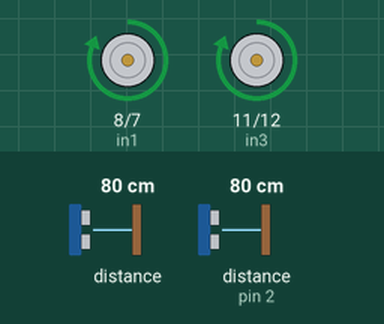
Simulated run of this sketch. Board: Arduino Uno, built with avr-gcc and run on an emulated ATmega328P. Parts: motor-driver pin pairs drawn as motors (green arrow = first pin HIGH = forward, orange = second pin HIGH = backward, longer = more drive, scaled by the enable pin). Wiring (inferred from the names in the program): 2 × ultrasonic range finder: trigger pin 1, echo pin 0 / trigger pin 3, echo pin 2. The test bench sets the inputs (shaded band); at power-on: distance to the obstacle 80 cm, distance to the obstacle (sensor on pin 2) 80 cm. The echo pulse lasts 58.3 µs per cm.

Above: at 0.1 s.
At 2.1 s:
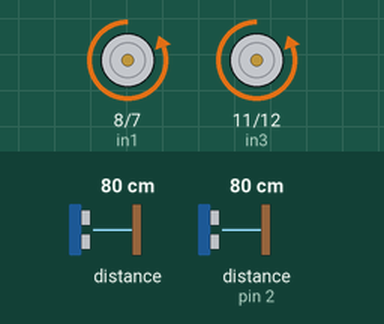
At 4.1 s:
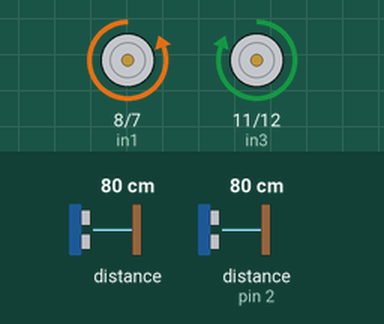
At 5.1 s:
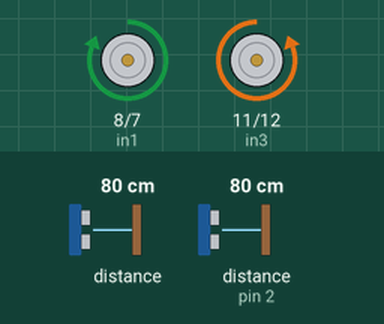
Timing chart, 0 to 6.6 s (numbered marks = the images above):
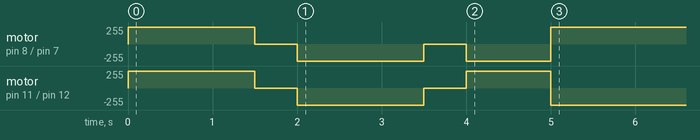

The sketch:

task3_code.ino
```cpp
// For Ultrasonic sensors
int ultrasonic1_ECHO = 0;
int ultrasonic1_TRIG = 1;

int ultrasonic2_ECHO = 2;
int ultrasonic2_TRIG = 3;

// For motors
int enA = 9;  // speed control pin for motor A
int in1 = 8;
int in2 = 7;

int enB = 10;  // speed control pin for motor B
int in3 = 11;
int in4 = 12;

void setup() {
  // Ultrasonic sensors Setup
  pinMode(ultrasonic1_ECHO, INPUT); // receiving sound
  pinMode(ultrasonic1_TRIG, OUTPUT); // sending sound

  pinMode(ultrasonic2_ECHO, INPUT); // receiving sound
  pinMode(ultrasonic2_TRIG, OUTPUT); // sending sound

  // Motors Setup
  pinMode(enA, OUTPUT);
  pinMode(in1, OUTPUT);
  pinMode(in2, OUTPUT);

  pinMode(enB, OUTPUT);
  pinMode(in3, OUTPUT);
  pinMode(in4, OUTPUT);

  // Car movement test
  Car_Forward(1500);  // Move forward for 1.5 seconds

  Car_Stop(500);  // STOP for 0.5 seconds

  Car_Backward(1500);  // Move backward for 1.5 seconds

  Car_Stop(500);  // STOP for 0.5 seconds

  Car_Right(1000);  // turn right around itself for 1 second

  Car_Left(1000);  // turn left around itself for 1 second
}

void loop() {
  // Get distance from Ultrasonic 1
  int Distance1 = Ultr1_GetDistance();

  // Get distance from Ultrasonic 2
  int Distance2 = Ultr2_GetDistance();
}

void Car_Forward(int duration) {
  // Move motor A forward
  digitalWrite(in1, HIGH);
  digitalWrite(in2, LOW);
  analogWrite(enA, 255);

  // Move motor B forward
  digitalWrite(in3, HIGH);
  digitalWrite(in4, LOW);
  analogWrite(enB, 255);

  delay(duration);
}

void Car_Backward(int duration) {
  // Move motor A backward
  digitalWrite(in1, LOW);
  digitalWrite(in2, HIGH);
  analogWrite(enA, 255);

  // Move motor B backward
  digitalWrite(in3, LOW);
  digitalWrite(in4, HIGH);
  analogWrite(enB, 255);

  delay(duration);
}

void Car_Right(int duration) {
  // Move motor A backward
  digitalWrite(in1, LOW);
  digitalWrite(in2, HIGH);
  analogWrite(enA, 255);

  // Move motor B forward
  digitalWrite(in3, HIGH);
  digitalWrite(in4, LOW);
  analogWrite(enB, 255);

  delay(duration);
}

void Car_Left(int duration) {
  // Move motor A forward
  digitalWrite(in1, HIGH);
  digitalWrite(in2, LOW);
  analogWrite(enA, 255);

  // Move motor B backward
  digitalWrite(in3, LOW);
  digitalWrite(in4, HIGH);
  analogWrite(enB, 255);

  delay(duration);
}

void Car_Stop(int duration) {
  // stop motor A
  digitalWrite(in1, LOW);
  digitalWrite(in2, LOW);
  analogWrite(enA, 0);

  // stop motor B
  digitalWrite(in3, LOW);
  digitalWrite(in4, LOW);
  analogWrite(enB, 0);

  delay(duration);
}

int Ultr1_GetDistance(void) {
    digitalWrite(ultrasonic1_TRIG, LOW);
    delayMicroseconds(2);
    digitalWrite(ultrasonic1_TRIG, HIGH);
    delayMicroseconds(10);
    digitalWrite(ultrasonic1_TRIG, LOW);

    int duration = pulseIn(ultrasonic1_ECHO, HIGH);
    int distance = duration * 0.034 / 2;

    return distance;
}

int Ultr2_GetDistance(void) {
    digitalWrite(ultrasonic2_TRIG, LOW);
    delayMicroseconds(2);
    digitalWrite(ultrasonic2_TRIG, HIGH);
    delayMicroseconds(10);
    digitalWrite(ultrasonic2_TRIG, LOW);

    int duration = pulseIn(ultrasonic2_ECHO, HIGH);
    int distance = duration * 0.034 / 2;

    return distance;
}
```
